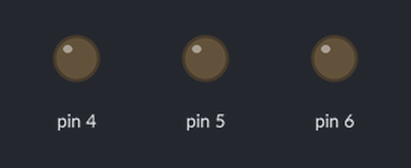
Simulated run of this sketch. Board: Arduino Uno, built with avr-gcc and run on an emulated ATmega328P. On the bench: output pins drawn as LEDs (lit = HIGH).

Above: at 0.1 s.
At 9.1 s:
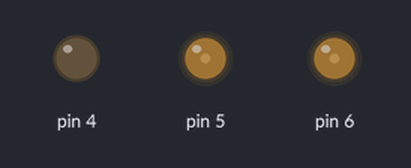
At 19.0 s:
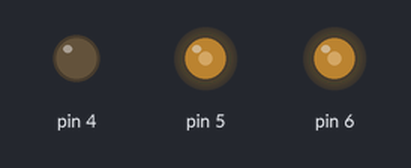
At 28.9 s:
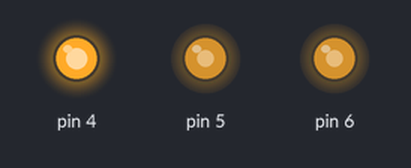
At 38.8 s:
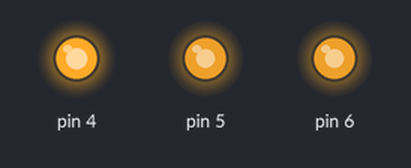
Timing chart, 0 to 40.0 s (numbered marks = the images above):
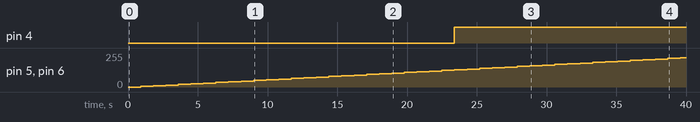

Measured:
- by itself, pin 4: LOW → HIGH at 23.4 s
- by itself, pin 5, pin 6: moves from 0/255 to 220/255 over 38.7 s

The sketch:

semaforohito2_2.ino
```cpp
int brightness =0;
int brightness2=0;
int brightness3=0;
int fadeAmount =5;
void setup()
{
  pinMode(6, OUTPUT);
  pinMode(4, OUTPUT);
  pinMode(5, OUTPUT);
}

void loop()
{
  analogWrite(6,brightness);
  analogWrite(4,brightness2);
  analogWrite(5,brightness3);
  brightness =brightness+fadeAmount;
  brightness2 =brightness2+fadeAmount;
  brightness3=brightness3+fadeAmount;;

  if(brightness==0   || brightness ==255){
    fadeAmount=-fadeAmount;
  }
delay(300);
  if(brightness2==0 || brightness2 ==255){
    fadeAmount=-fadeAmount;
  }
  delay(300);
  if(brightness3==0 || brightness3 ==255){
    fadeAmount=-fadeAmount;
  }
delay(300);
}
```
